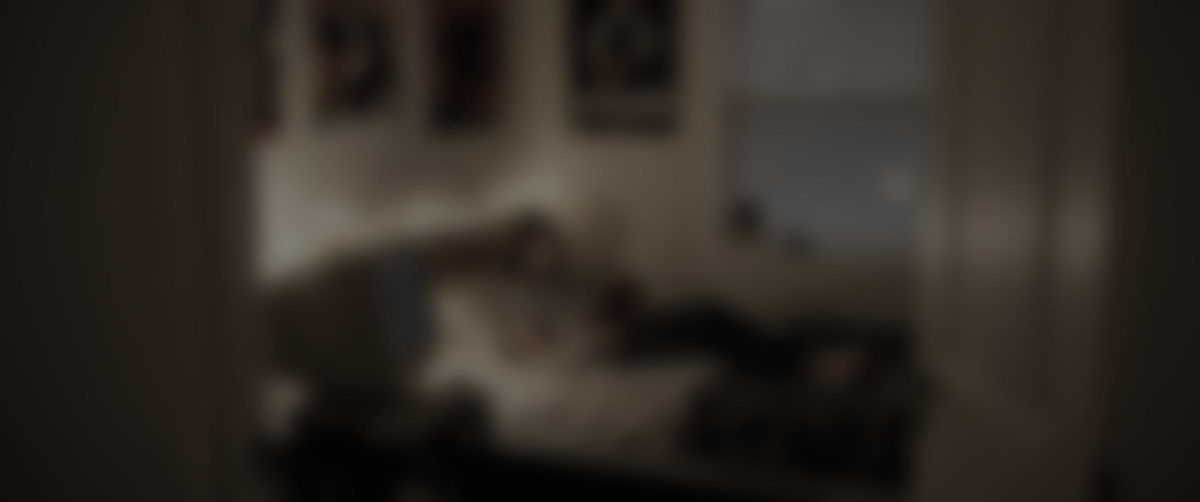
#> input picture assets/recon/plate5.jpg, 2400 x 1004 px, given in place of r-bedroom.png, which was not available (shown at 1/2 size)
$ python build_recon.py
#> lines starting #> are read from the running program, lines starting #| are printed output that depends on the picture
#!/usr/bin/env python3
"""Build the plates for /reconstruction.html.

Five exposures, each carrying its own failure:
  1 bedroom  - warm, whole. the lie as she told it.
  2 cake     - the record, misregistered. three channels that do not agree.
  3 corridor - the machine's emptiness, printed in halftone.
  4 street   - the night the message lands, sodium and cyan.
  5 print    - the team photo, as a physical object. she is not in it.
"""
import os
from PIL import Image, ImageChops, ImageFilter, ImageEnhance, ImageDraw
import random

ROOT = os.path.dirname(os.path.dirname(os.path.abspath(__file__)))
RAW = os.path.join(ROOT, '.impeccable', 'raw', 'recon')
IMG = os.path.join(ROOT, 'assets', 'img')
OUT = os.path.join(ROOT, 'assets', 'recon')
os.makedirs(OUT, exist_ok=True)

W, H = 2400, 1004          # 2.39:1
MW, MH = 1100, 460         # mobile


def cover(im, w, h, fx=0.5, fy=0.5):
    sw, sh = im.size
    scale = max(w / sw, h / sh)
    nw, nh = int(sw * scale + 0.5), int(sh * scale + 0.5)
    im = im.resize((nw, nh), Image.LANCZOS)
    x = int((nw - w) * fx)
    y = int((nh - h) * fy)
    return im.crop((x, y, x + w, y + h))


def grade(im, lift=(0, 0, 0), gain=(1, 1, 1), sat=1.0, contrast=1.0, gamma=None):
    r, g, b = im.split()
    lut_gain = lambda c, k: c.point(lambda v, k=k: min(255, int(v * k)))
    r, g, b = lut_gain(r, gain[0]), lut_gain(g, gain[1]), lut_gain(b, gain[2])
    im = Image.merge('RGB', (r, g, b))
    if lift != (0, 0, 0):
        im = ImageChops.add(im, Image.new('RGB', im.size, lift))
    if sat != 1.0:
        im = ImageEnhance.Color(im).enhance(sat)
    if contrast != 1.0:
        im = ImageEnhance.Contrast(im).enhance(contrast)
    return im


def halation(im, radius=26, strength=0.30, tint=(255, 176, 128)):
    """Light bleeds through the emulsion: bloom the highlights warm."""
    l = im.convert('L')
    hi = l.point(lambda v: max(0, v - 168) * 3 if v > 168 else 0)
    bloom = hi.filter(ImageFilter.GaussianBlur(radius)).convert('RGB')
    bloom = ImageChops.multiply(bloom, Image.new('RGB', im.size, tint))
    return ImageChops.screen(im, ImageEnhance.Brightness(bloom).enhance(strength * 2.2))


def grain(im, sigma=22, opacity=0.16):
    n = Image.effect_noise(im.size, sigma).convert('RGB')
    return Image.blend(im, ImageChops.overlay(im, n), opacity)


def vignette(im, amount=0.55):
    w, h = im.size
    mask = Image.new('L', (w, h), 0)
    d = ImageDraw.Draw(mask)
    d.ellipse((-w * 0.30, -h * 0.42, w * 1.30, h * 1.42), fill=255)
    mask = mask.filter(ImageFilter.GaussianBlur(min(w, h) * 0.16))
    dark = ImageEnhance.Brightness(im).enhance(1 - amount)
    return Image.composite(im, dark, mask)


def misregister(im, dx=7, dy=3, ghost=0.42):
    """Three channels, three slightly different exposures of the same moment."""
    r, g, b = im.split()
    r = ImageChops.offset(r, dx, dy)
    b = ImageChops.offset(b, -dx, -dy)
    out = Image.merge('RGB', (r, g, b))
    # a second impression, translucent, a hair to the left
    dup = ImageChops.offset(im, int(-dx * 3.4), int(dy * 2.2))
    out = Image.blend(out, dup, ghost * 0.42)
    return out


def halftone(im, cell=7, angleless=True):
    """A printed dot screen, at full resolution."""
    w, h = im.size
    small = im.convert('L').resize((w // cell, h // cell), Image.LANCZOS)
    small = ImageEnhance.Contrast(small).enhance(1.25)
    out = Image.new('L', (w, h), 255)
    d = ImageDraw.Draw(out)
    px = small.load()
    step = cell
    for y in range(small.size[1]):
        for x in range(small.size[0]):
            v = px[x, y]
            radius = (1 - v / 255.0) ** 0.72 * (step * 0.62)
            if radius < 0.35:
                continue
            cx, cy = x * step + step / 2, y * step + step / 2
            d.ellipse((cx - radius, cy - radius, cx + radius, cy + radius), fill=int(v * 0.35))
    return out.convert('RGB')


def dropout(im, rows=9, seed=7):
    rnd = random.Random(seed)
    w, h = im.size
    out = im.copy()
    d = ImageDraw.Draw(out)
    for _ in range(rows):
        y = rnd.uniform(0, h)
        band = rnd.uniform(2, 14)
        mode = rnd.random()
        if mode < 0.55:
            d.rectangle((0, y, w, y + band), fill=(6, 6, 7))
        elif mode < 0.8:
            d.rectangle((0, y, w, y + band * 0.4), fill=(232, 226, 214))
        else:
            d.rectangle((0, y, rnd.uniform(w * 0.3, w), y + band * 0.5), fill=(6, 6, 7))
    return out


def scan(im, every=4, opacity=0.16):
    w, h = im.size
    band = Image.new('L', (w, h), 0)
    d = ImageDraw.Draw(band)
    for y in range(0, h, every):
        d.line((0, y, w, y), fill=255)
    dark = ImageEnhance.Brightness(im).enhance(1 - opacity)
    return Image.composite(dark, im, band)


def save(im, name, quality=84):
    im.save(os.path.join(OUT, name), 'JPEG', quality=quality, optimize=True, progressive=True)
    m = im.resize((MW, int(im.size[1] * MW / im.size[0])), Image.LANCZOS)
    m.save(os.path.join(OUT, name.replace('.jpg', '-sm.jpg')), 'JPEG', quality=82, optimize=True)
    print(name, im.size, os.path.getsize(os.path.join(OUT, name)) // 1024, 'KB')


# ---------------------------------------------------------------- 1 the lie
b = Image.open(os.path.join(RAW, 'r-bedroom.png')).convert('RGB')
#> b is the input picture: PIL image 2400x1004 RGB; mean R, G, B 47.4, 40.5, 34.5
im = cover(b, W, H, fx=0.52, fy=0.50)
im = grade(im, lift=(4, 2, 0), gain=(1.06, 1.00, 0.94), sat=1.04, contrast=1.05)
im = halation(im, 30, 0.34, (255, 170, 118))
#> in halation, `hi = l.point(lambda v: max(0, v - 168) * 3 if v > 168 else 0)`: hi: PIL image 2400x1004 L; every value is 0
#> in halation, `bloom = hi.filter(ImageFilter.GaussianBlur(radius)).convert('RGB')`: bloom: PIL image 2400x1004 RGB; every value is 0
im = grain(im, 20, 0.15)
im = vignette(im, 0.50)
#> in vignette, `mask = mask.filter(ImageFilter.GaussianBlur(min(w, h) * 0.16))`: mask: PIL image 2400x1004 L; every value is 255
save(im, 'plate1.jpg')
#| plate1.jpg (2400, 1004) 78 KB

# ------------------------------------------------------------ 2 the record
c = Image.open(os.path.join(RAW, 'r-cake.png')).convert('RGB')
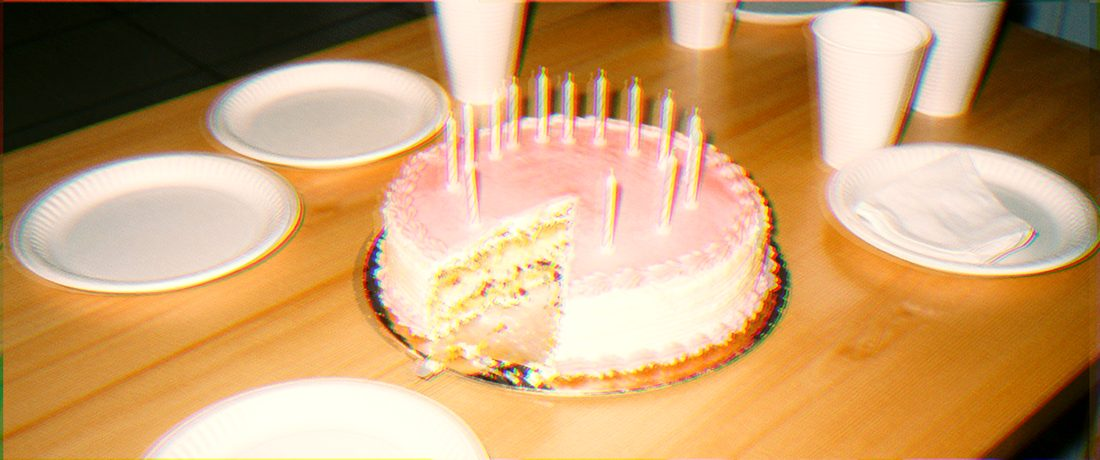
#> input picture assets/recon/plate2-sm.jpg, 1100 x 460 px, given in place of r-cake.png, which was not available
#> c is the input picture: PIL image 1100x460 RGB; mean R, G, B 199.4, 158.9, 112.4
im = cover(c, W, H, fx=0.5, fy=0.55)
im = grade(im, lift=(0, 2, 1), gain=(1.10, 1.02, 0.96), sat=1.10, contrast=1.08)
im = misregister(im, 7, 3, 0.42)
#> in misregister, `r = ImageChops.offset(r, dx, dy)`:
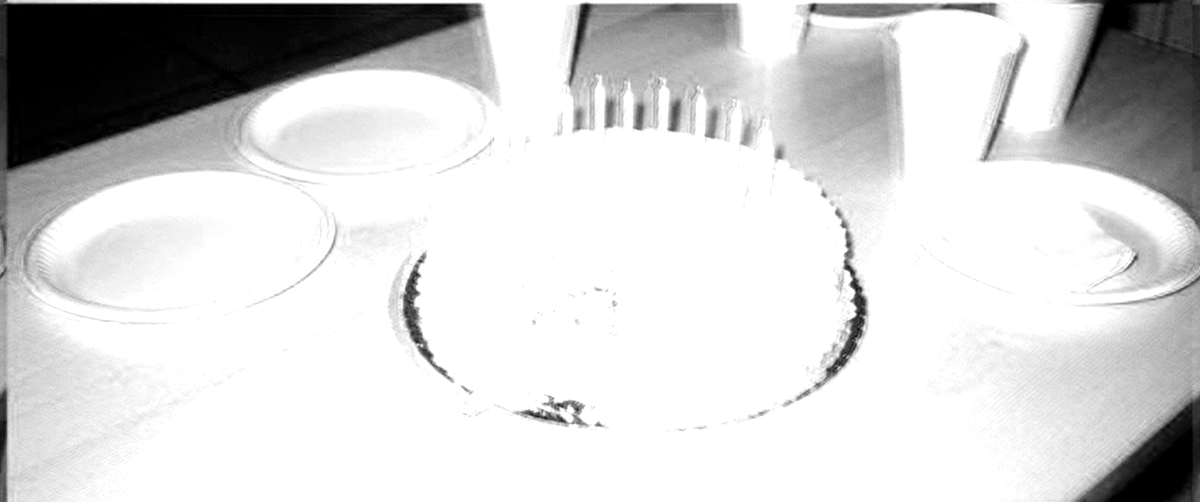
#> r: PIL image 2400x1004 L (shown at 1/2 size); min 0, max 255, mean 211.7
im = halation(im, 22, 0.26, (255, 150, 120))
#> call 2 of halation, with radius = 22, strength = 0.26, tint = (255, 150, 120)
#> in halation (call 2), `l = im.convert('L')`:
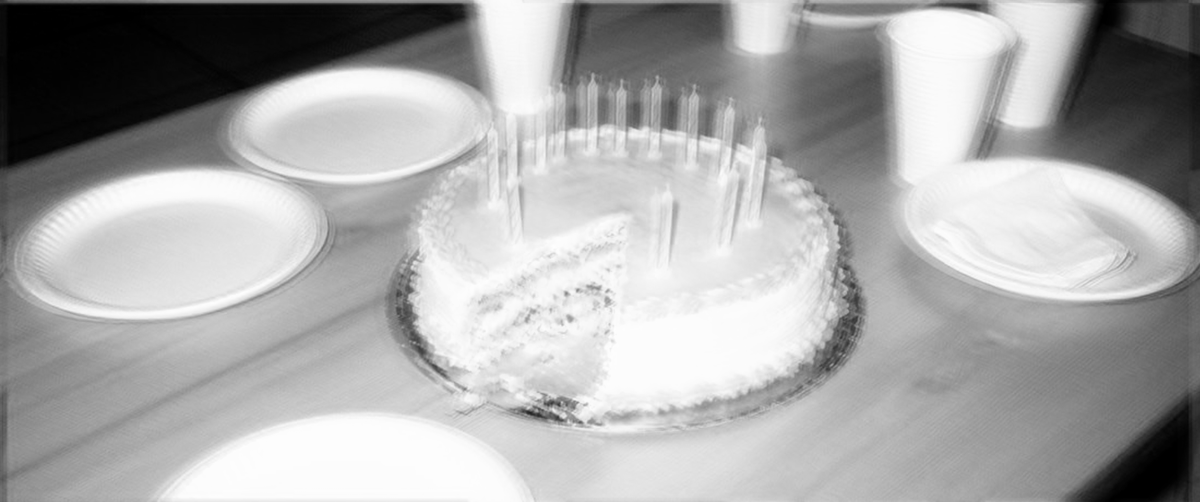
#> l: PIL image 2400x1004 L (shown at 1/2 size); min 0, max 254, mean 168.5
#> in halation (call 2), `hi = l.point(lambda v: max(0, v - 168) * 3 if v > 168 else 0)`:
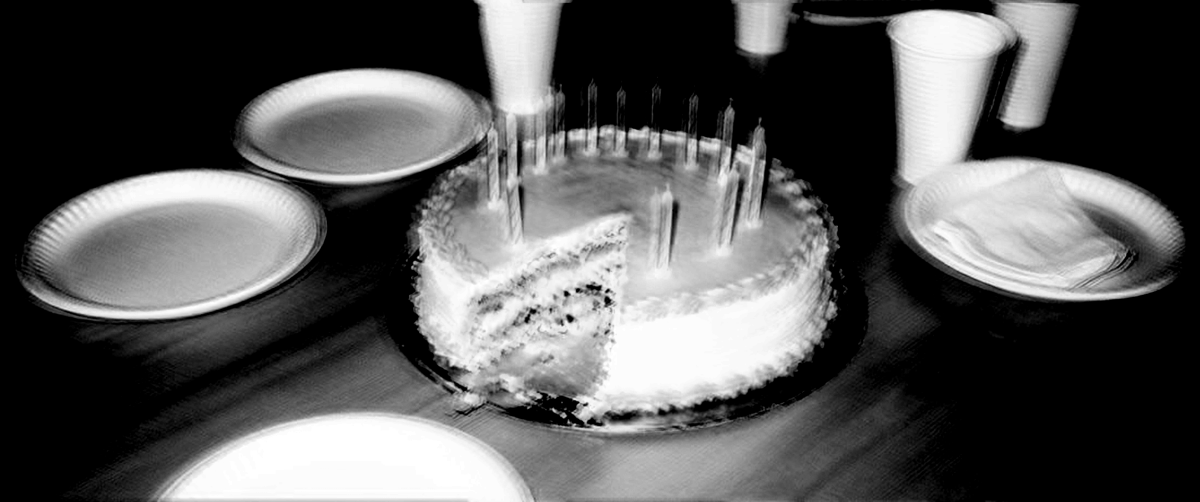
#> hi: PIL image 2400x1004 L (shown at 1/2 size); min 0, max 255, mean 87.6
#> in halation (call 2), `bloom = ImageChops.multiply(bloom, Image.new('RGB', im.size, tint))`:
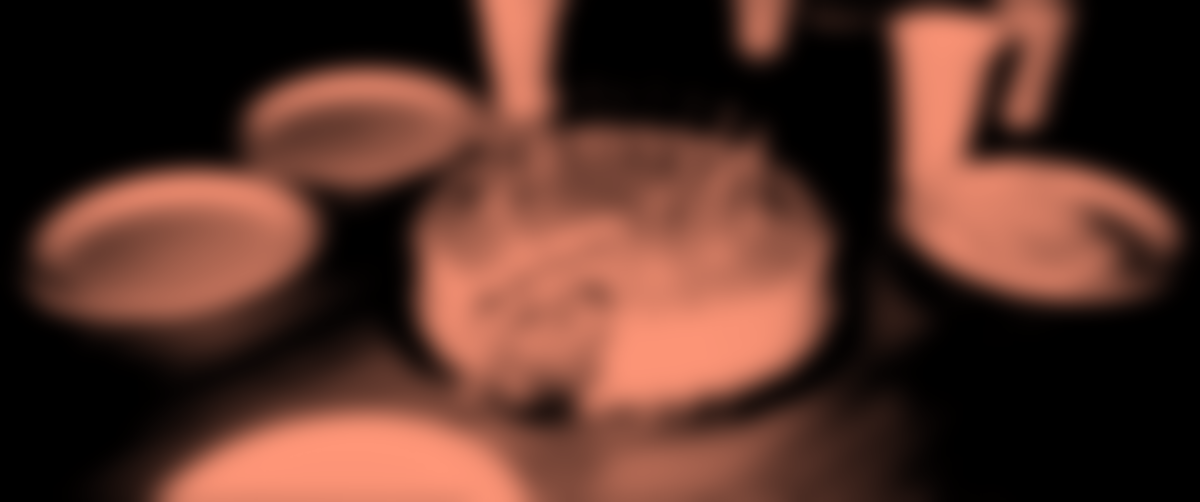
#> bloom: PIL image 2400x1004 RGB (shown at 1/2 size); mean R, G, B 87.4, 51.1, 40.8
im = grain(im, 26, 0.18)
im = vignette(im, 0.56)
#> call 2 of vignette, with amount = 0.56
#> in vignette (call 2), `dark = ImageEnhance.Brightness(im).enhance(1 - amount)`:
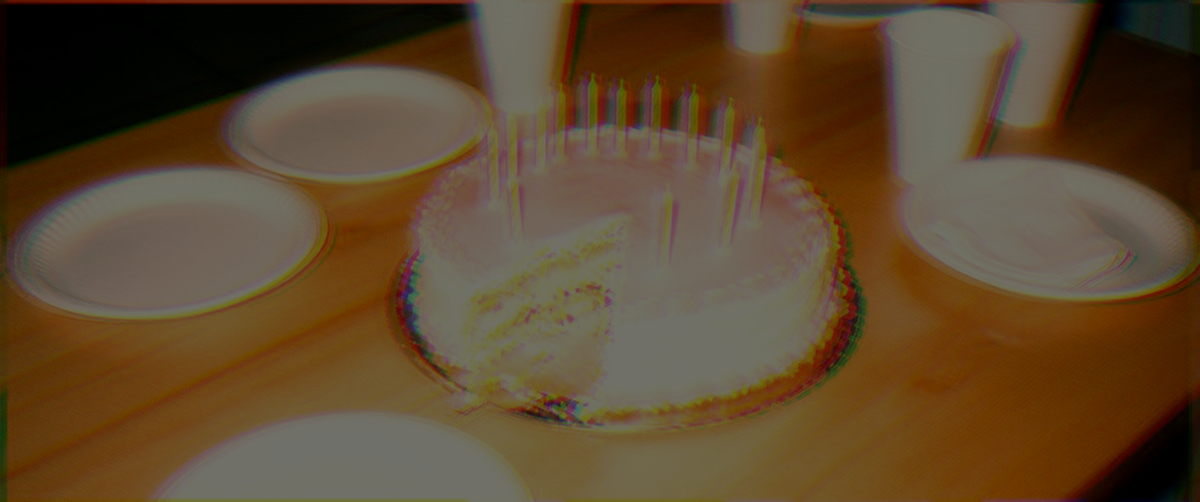
#> dark: PIL image 2400x1004 RGB (shown at 1/2 size); mean R, G, B 93.1, 71.6, 46
save(im, 'plate2.jpg')
#> call 2 of save, with name = 'plate2.jpg', quality = 84
#> in save (call 2), `m = im.resize((MW, int(im.size[1] * MW / im.size[0])), Image.LANCZOS)`:
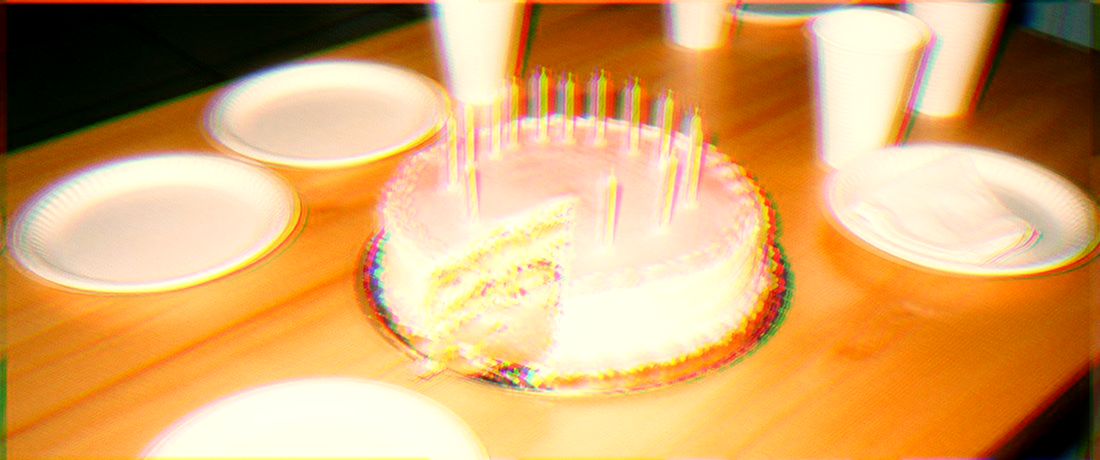
#> m: PIL image 1100x460 RGB; mean R, G, B 212.3, 163.8, 105.4
#| plate2.jpg (2400, 1004) 237 KB

# ----------------------------------------------------------- 3 the machine
k = Image.open(os.path.join(RAW, 'r-corridor.png')).convert('RGB')
im = cover(k, W, H, fx=0.5, fy=0.5)
im = grade(im, lift=(0, 0, 2), gain=(0.94, 0.97, 1.02), sat=0.30, contrast=1.16)
im = Image.blend(im, halftone(im, 7), 0.52)
im = grade(im, gain=(1.0, 1.02, 1.06), contrast=1.05)
im = dropout(im, 11, 11)
im = grain(im, 16, 0.20)
im = vignette(im, 0.60)
save(im, 'plate3.jpg', 80)
#| plate3.jpg (2400, 1004) 586 KB

# ------------------------------------------------------------- 4 the night
#> (the run stopped early here; a loop or call above may not have finished)
